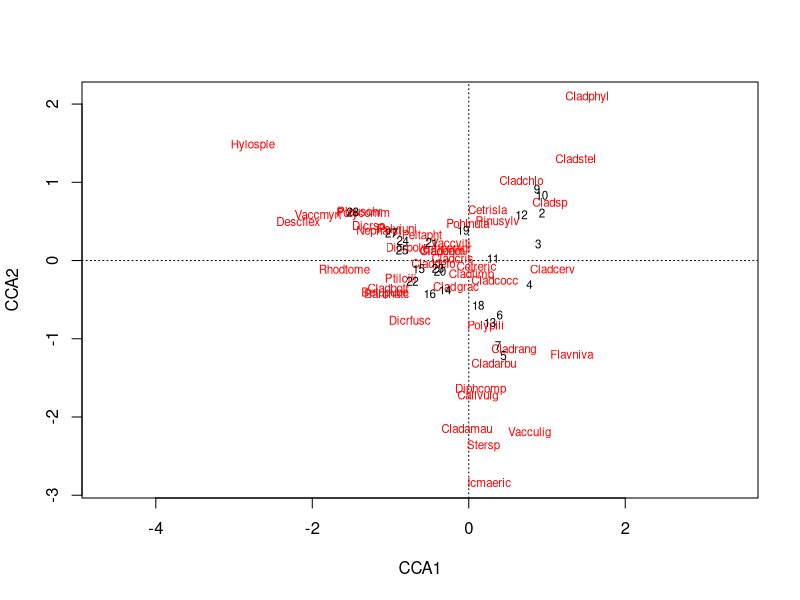
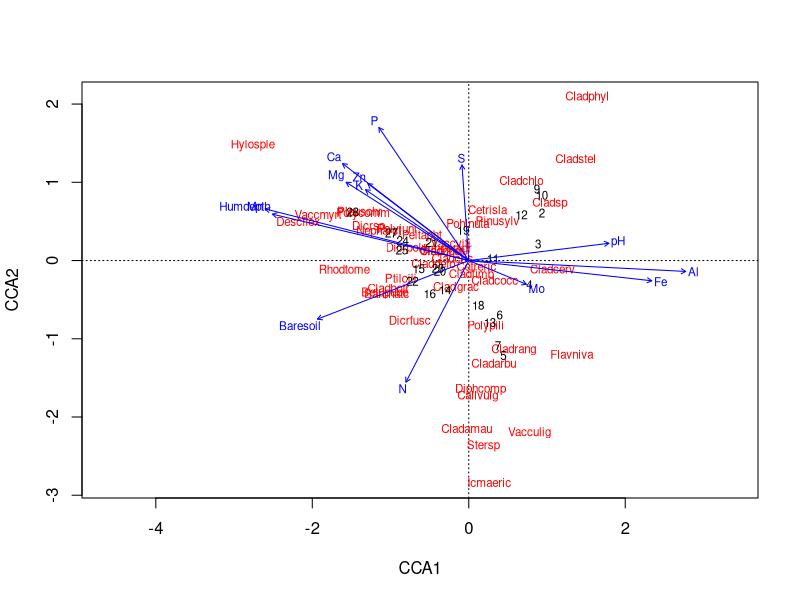
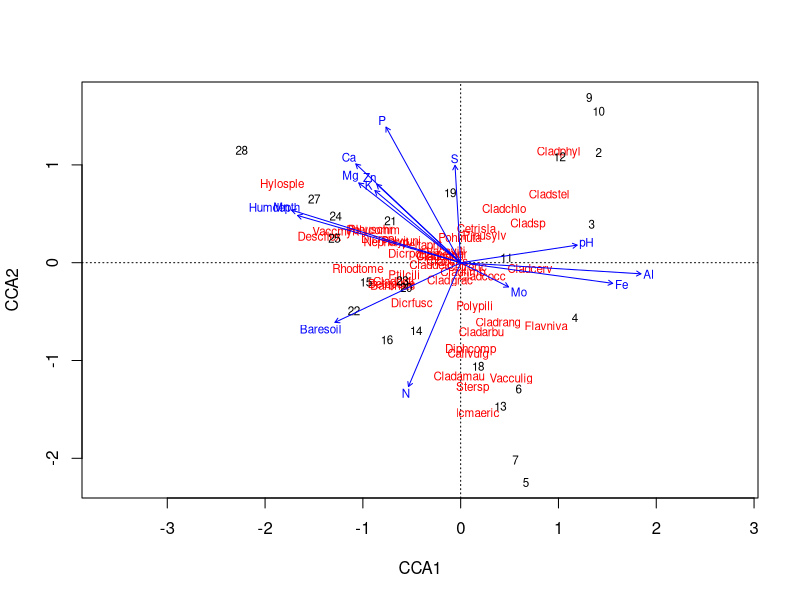
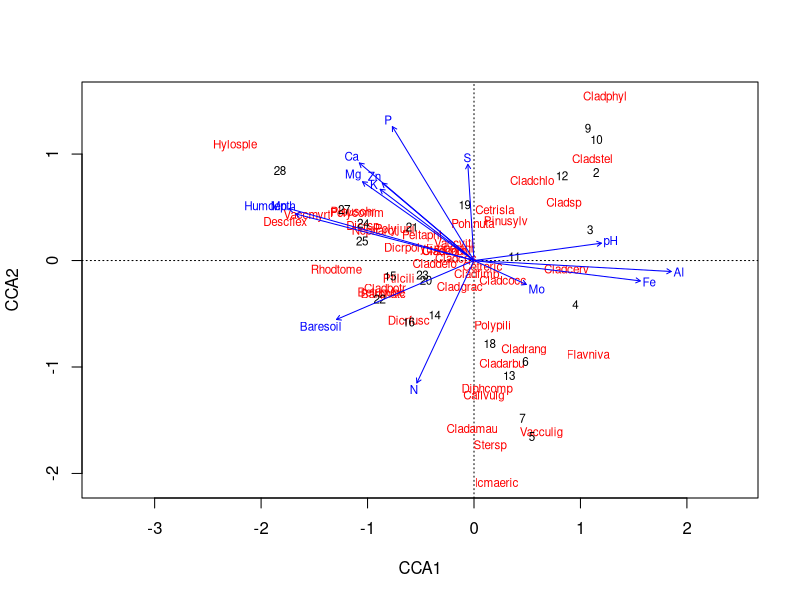
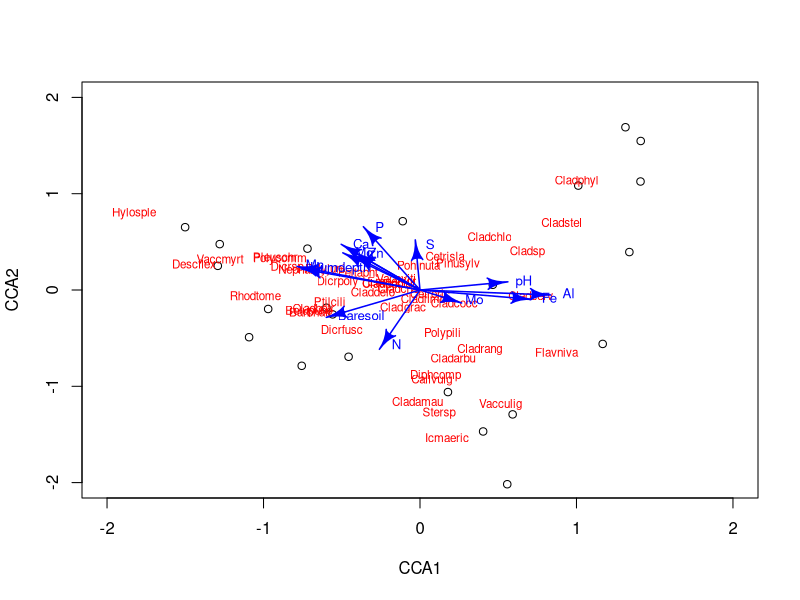

Source code (R) for these figures, in order:
# canonical correspondence analysis
# using a dataset available in the vegan package

library(vegan)
library(shape)

data(varespec)
data(varechem)
varespec
varechem
names(varespec)
?varespec
apply(varespec,1,sum) # approximate 100 (total cover)
# "absolute" abundance data

###########################
# canonical correspondence analysis #
vare.cca<-cca(Y=varespec,X=varechem) # note strange terminology of X and Y in vegan (don´t ask)
vare.cca<-cca(varespec~.,varechem) # hypothesis tests need formula interface (don´t ask)

summary(vare.cca,scaling=1)
summary(vare.cca,scaling=2)
# again two different types of scaling are possible for triplots

####################
# hypothesis tests #

# testing the first axis (global test)
anova(vare.cca)
anova(vare.cca,first=TRUE)

# testing all axes sequentially (preceding axes are taken as constraints)
anova(vare.cca,by="axis",model="direct",perm.max=9999,step=1000)

# testing the individual terms=constraints
anova(vare.cca,by="terms",model="direct",perm.max=9999,step=1000)  # tests terms sequentially, order matters!
anova(vare.cca,by="margin",model="direct",perm.max=9999,step=1000) # tests each term in full model (like drop1() function)

# quite a lot of variables in the constraining matrix, maybe selection would be adequate
# --> function ordistep(), also check out package {packfor}

###################
# making triplots #

# again various types of scaling for the plotting step:
# scaling 1 "distance triplot"
# sites can be projected on constraints
# sites close to centroid of factor constraint are more likely to possess the specific state (factor level)
# distances among sites reflect their Chi^2 distances

# scaling 2 "correlation triplot"
# species can be projected on constraints (to give their optimum)
# species close to centroid of factor constraint are more likely to be found in the respective sites
# distances among sites do not reflect their Chi^2 distances

# scaling 3 is compromise

plot(vare.cca,scaling=1,display=c("species","sites"))
plot(vare.cca,scaling=1,display=c("species","sites","bp"))
plot(vare.cca,scaling=2)
plot(vare.cca,scaling=3) # a compromise
# for any scaling take care when interpreting species close to origin:
# these are "everywhere" or have optimum right at the origin (i.e., optimum with regard to both axis shown)

# for more controlled plotting compute scores individually

(species<-scores(vare.cca,display="species",scaling=2))

(lcs<-scores(vare.cca,display="lc",scaling=2)) # fitted site scores

(sites<-scores(vare.cca,display="sites",scaling=2)) # unfitted site scores

(constraints<-scores(vare.cca,choices=c(1,2),display="bp",scaling=2))

plot(sites,col="black",pch=21,xlim=c(-2,2),ylim=c(-2,2))
text(species,col="red",label=names(varespec),cex=0.7)
Arrows(x0=0,y0=0,x1=constraints[,1],y1=constraints[,2],lwd=1.5,col="blue")
text(constraints[,1:2]*1.1,label=rownames(constraints),pos=4,cex=0.8,col="blue")
